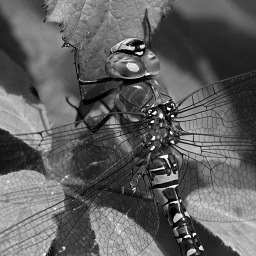
#> input picture hw1/DIPSourceHW1.jpg, 256 x 256 px
$ python main.py
#> lines starting #> are read from the running program, lines starting #| are printed output that depends on the picture; long printed decimals are rounded
import math

import scipy.io as sio
from scipy.signal import convolve2d as conv2d
from scipy.fftpack import fft2, ifft2
from pathlib import Path
import matplotlib.pyplot as plt
import numpy as np
import cv2

RES_PATH = './hw1/results'

def blur_images_and_show(image, psf_size=19, show=True, stop=0, random_plot_size=0, save_to_file=False):
    mat = sio.loadmat(Path('./hw1/100_motion_paths.mat'))
    x_mat = mat['X']
    y_mat = mat['Y']
    blurred_images = []
    i = 0
    random_plot = lambda i: i in [int(x) for x in np.round(np.random.rand(random_plot_size) * len(x_mat))]
    for traj in zip(x_mat, y_mat):
        i += 1
        x, y = traj
        if show or random_plot(i) or save_to_file:
            plt.figure()
            plt.title(f'trajectory #{i}')
            plt.plot(y, x)
            plt.gca().invert_yaxis()
            if save_to_file:
                plt.savefig(Path(RES_PATH + f'trajectory_{i}.png'), bbox_inches='tight')
        psf = generate_psf(psf_size, *traj)
        if show or random_plot(i) or save_to_file:
            plt.figure()
            plt.title(f'PSF for trajectory #{i}')
            plt.imshow(psf, cmap='gray')
            if save_to_file:
                plt.savefig(Path(RES_PATH + f'PSF_for_trajectory_{i}.png'), bbox_inches='tight')
        blurred_image = conv2d(image, psf, 'same')
        blurred_images.append(blurred_image)
        if show or random_plot(i) or save_to_file:
            plt.figure()
            plt.title(f'blured image #{i}')
            plt.imshow(blurred_image, cmap='gray')
            if save_to_file:
                plt.savefig(Path(RES_PATH + f'blured_image_{i}.png'), bbox_inches='tight')
            if show:
                plt.show()
        if i == stop:
            break
    return blurred_images


def restore_image(images, origin_image, show=True, p=np.inf, save_to_file=False):
    psnr = lambda orig_img, img2: 10 * math.log10((255 ** 2) / np.mean(np.power(orig_img - img2, 2)))
    psnr_list = []
    restored_img = None
    if p is np.inf:
        restored_img = compute_by_max(images, restored_img, psnr, psnr_list, origin_image)
    else:
        restored_img = compute_by_p(images, p, restored_img, psnr, psnr_list, origin_image)
    if show or save_to_file:
        plt.figure()
        plt.title('restored image')
        plt.imshow(restored_img, cmap='gray')
        if save_to_file:
            plt.savefig(Path(RES_PATH + 'restored_image.png'), bbox_inches='tight')
        if show:
            plt.show()
    return psnr_list, restored_img


def get_weighted_sum(numerators, denominator, m, images):
    weighted_sum = np.zeros_like(fft2(images[0]))
    for i in range(m):
        v_hat = fft2(images[i])
        weighted_sum += np.multiply(np.divide(numerators[i], denominator), v_hat)
    return weighted_sum


def compute_by_p(images, p, restored_img, psnr, psnr_list, origin_image):
    print("p is {}".format(p))
    sum_abs_v_hat_to_the_p_0_to_m = np.zeros_like(fft2(images[0]))
    v_hat_to_the_p_list = []
    for m in range(len(images)):
        v_hat = fft2(images[m])
        abs_v_hat_to_the_p = np.power(np.abs(v_hat), p)
        sum_abs_v_hat_to_the_p_0_to_m += abs_v_hat_to_the_p
        v_hat_to_the_p_list.append(abs_v_hat_to_the_p)
        weighted_sum = get_weighted_sum(v_hat_to_the_p_list, sum_abs_v_hat_to_the_p_0_to_m, m, images)
        restored_img = np.abs(ifft2(weighted_sum))
        psnr_list.append(psnr(origin_image, restored_img))
    return restored_img


def compute_by_max(images, restored_img, psnr, psnr_list, origin_image):
    print("p is infinity")
    fba_image = None
    for image in images:
        if fba_image is None:
            fba_image = fft2(image).copy()
        else:
            image_ft = fft2(image)
            fba_image = np.where(np.abs(image_ft) > np.abs(fba_image), image_ft, fba_image)
        restored_img = np.abs(ifft2(fba_image))
        psnr_list.append(psnr(origin_image, restored_img))
    return restored_img


def generate_psf(psf_size, cont_x, cont_y):
    # print(f'current psf size is {psf_size}')
    indxs = np.linspace(0, 1001, num=256, endpoint=False, dtype=int)
    discrete = np.array((cont_x[indxs], cont_y[indxs]))
    # [7 lines of commented-out code are left out]
    discrete = np.round(discrete)
    # print(np.max(discrete))
    # print(discrete)
    psf = np.zeros((psf_size, psf_size), dtype=int)
    for x, y in zip(discrete[0], discrete[1]):
        psf[int(x) + (psf_size - 1) // 2, int(y) + (psf_size - 1) // 2] += 1
    return psf / np.sum(psf)


def show_restoration_results(p_val=np.inf):
    psnr_list_results, restored_image = restore_image(blurred_images, original_image, show=False, p=p_val)
    print(f'max psnr for p:{p_val} is {max(psnr_list_results)}')
    plt.figure()
    plt.plot(psnr_list_results)
    plt.title(f'psnr comparison with p={p_val}')
    plt.xlabel('# images')
    plt.ylabel('PSNR value')
    plt.savefig(Path(RES_PATH + f'psnr_comparison.png'), bbox_inches='tight')
    plt.figure()
    plt.title('restored_image')
    plt.imshow(restored_image, cmap='gray')
    plt.savefig(Path(RES_PATH + 'restored_image.png'), bbox_inches='tight')


if __name__ == '__main__':
    original_image = cv2.imread(str(Path('./hw1/DIPSourceHW1.jpg')), 0)
#> original_image is the input picture: shape (256, 256); min 0, max 255, mean 95.5
    blurred_images = blur_images_and_show(original_image, psf_size=19, show=False, stop=0, random_plot_size=5)
#> (reads hw1/100_motion_paths.mat from the repository)
#> the loop in blur_images_and_show, `for traj in zip(x_mat, y_mat):` made 100 passes
#> pass 3, in blur_images_and_show, `blurred_image = conv2d(image, psf, 'same')`:
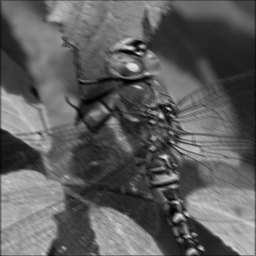
#> blurred_image: shape (256, 256) float64; min 1.05, max 242.3, mean 94.9
#> after the loop in blur_images_and_show, `for traj in zip(x_mat, y_mat):`: blurred_images = 100 items; i = 100
#> blurred_images = 100 items
    # ====== test best p ========#
    # show_restoration_results()
    # for p in range(10, 25):
    #     show_restoration_results(p)
    # ===========================#
    show_restoration_results(11)
#> the loop in compute_by_p, `for m in range(len(images)):` made 100 passes
#> pass 1, in compute_by_p, `abs_v_hat_to_the_p = np.power(np.abs(v_hat), p)`:
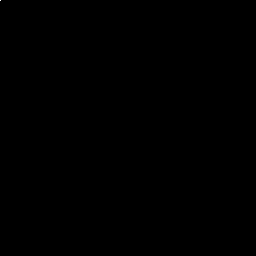
#> abs_v_hat_to_the_p: shape (256, 256) float64; min 2906971.7, max 5.53e+74, mean 8.43e+69; drawn with min black and max white
#> pass 2, in compute_by_p, `restored_img = np.abs(ifft2(weighted_sum))`:
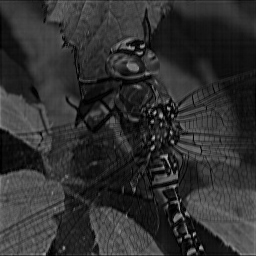
#> restored_img: shape (256, 256) float64; min 0.00115, max 185.5, mean 48.6
#> after the loop in compute_by_p, `for m in range(len(images)):`: psnr_list = 100 values, max 30.24 at index 85, min 7.43 at index 0, mean 26.78; v_hat_to_the_p_list = 100 items
#> in restore_image, `restored_img = compute_by_p(images, p, restored_img, psnr, psnr_list, ..`:
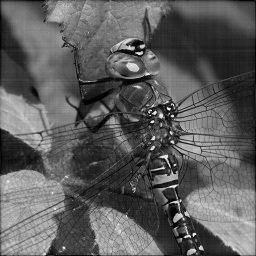
#> restored_img: shape (256, 256) float64; min 0.0258, max 247.3, mean 93.9
#> in show_restoration_results, `psnr_list_results, restored_image = restore_image(blurred_images, orig..`: psnr_list_results has the same summary as psnr_list in compute_by_p
#| max psnr for p:11 is 30.241
    plt.show()
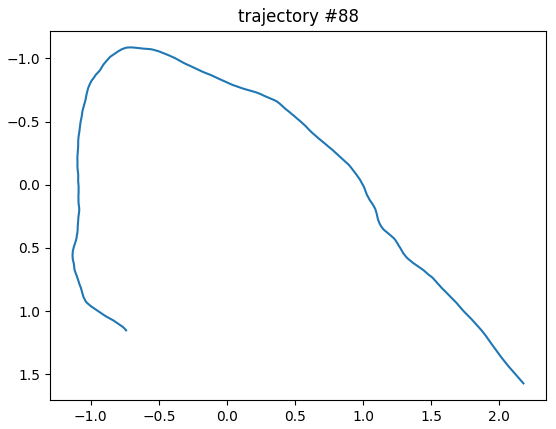
#> figure drawn by matplotlib, 1 panel
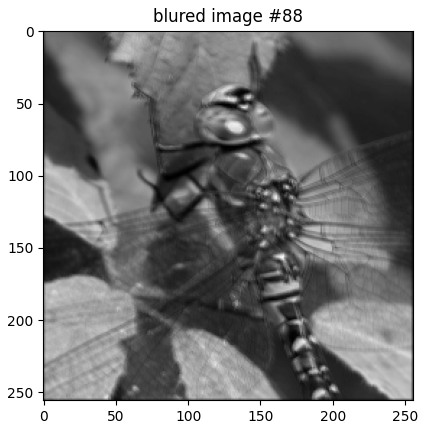
#> figure drawn by matplotlib, 1 panel
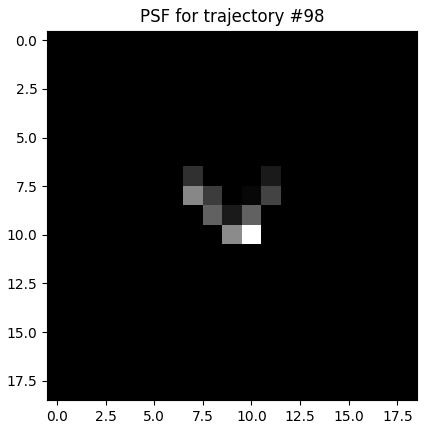
#> figure drawn by matplotlib, 1 panel
